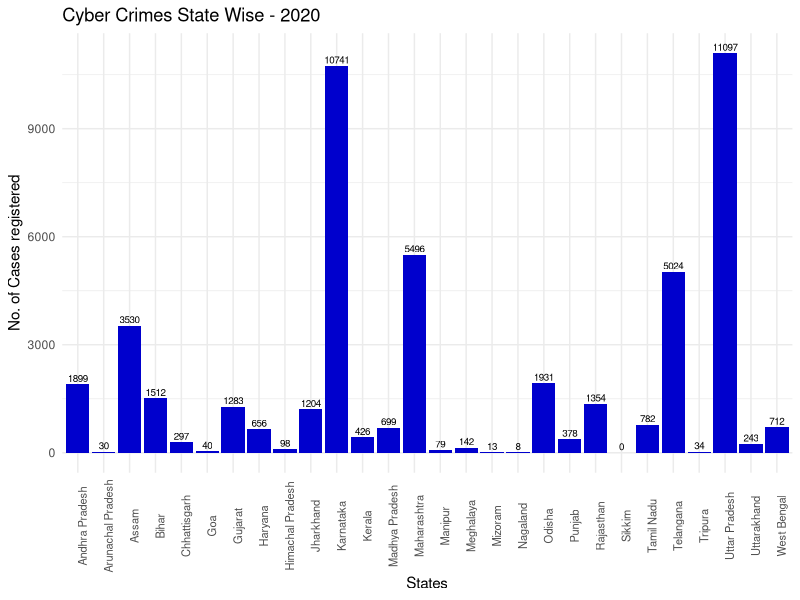
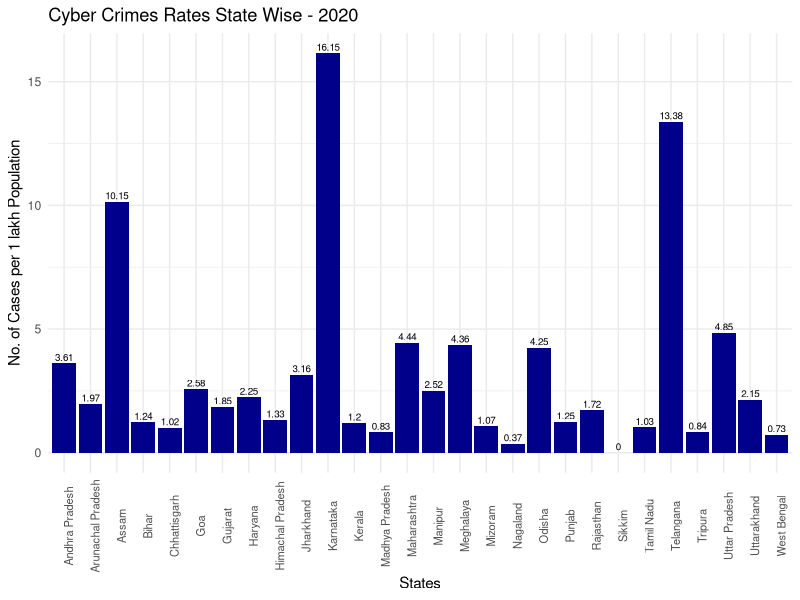
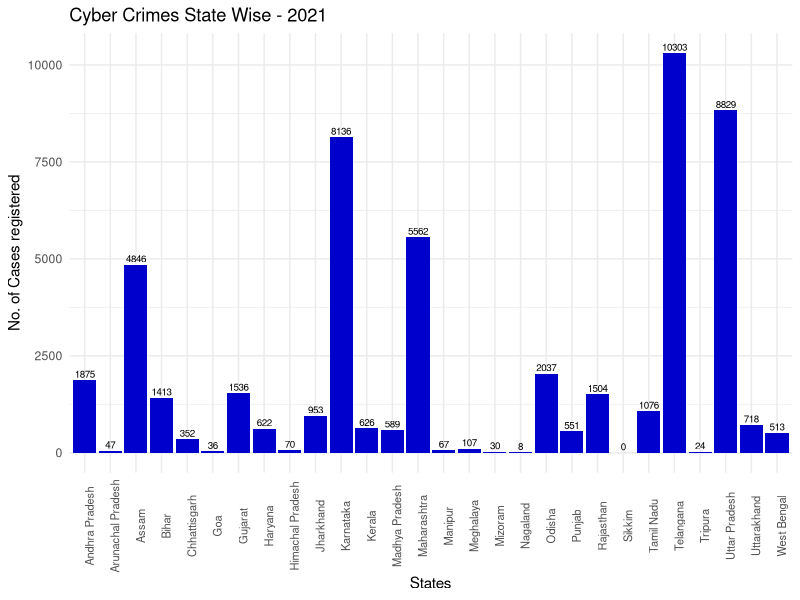
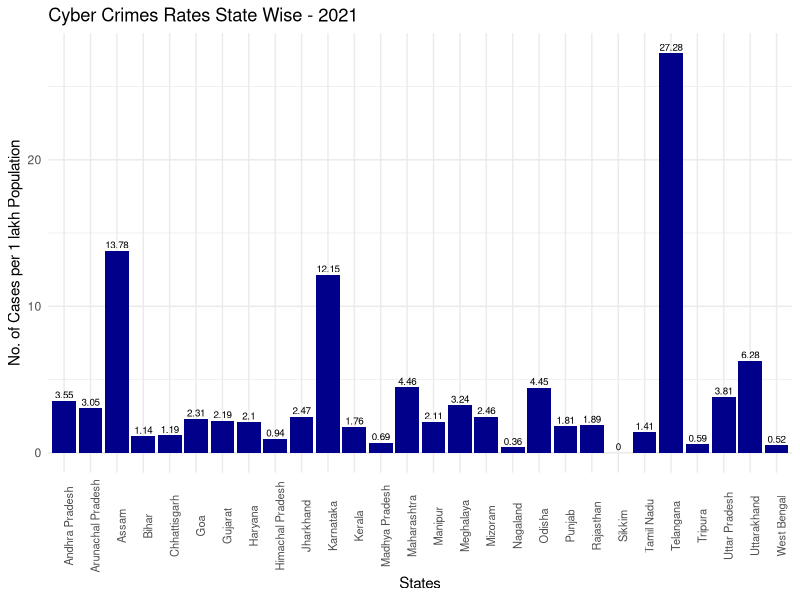
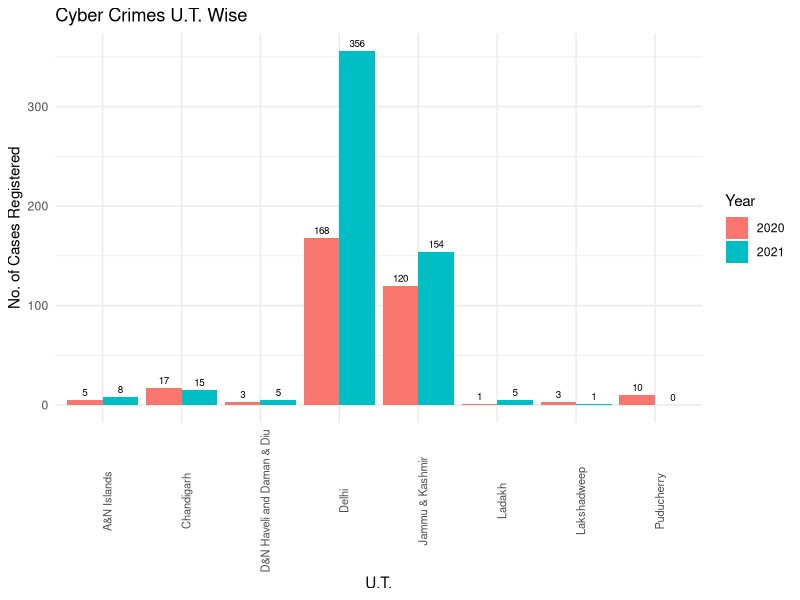
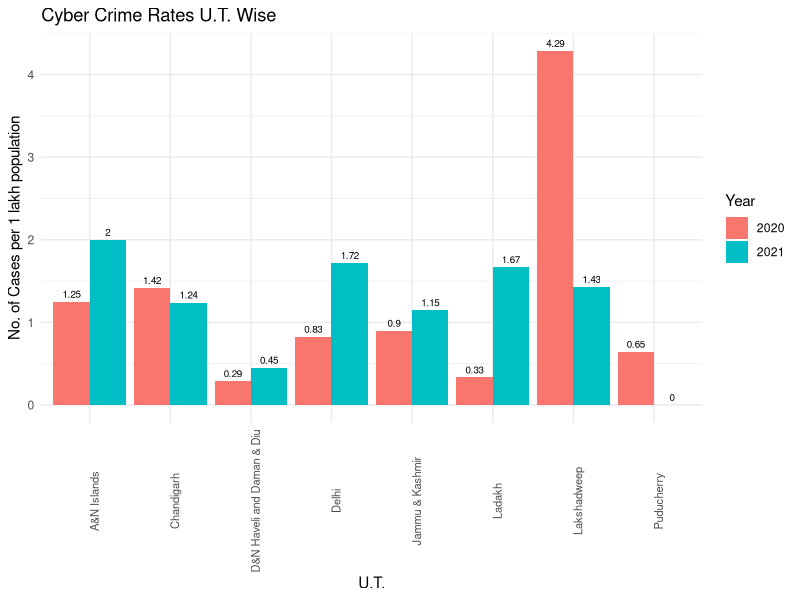
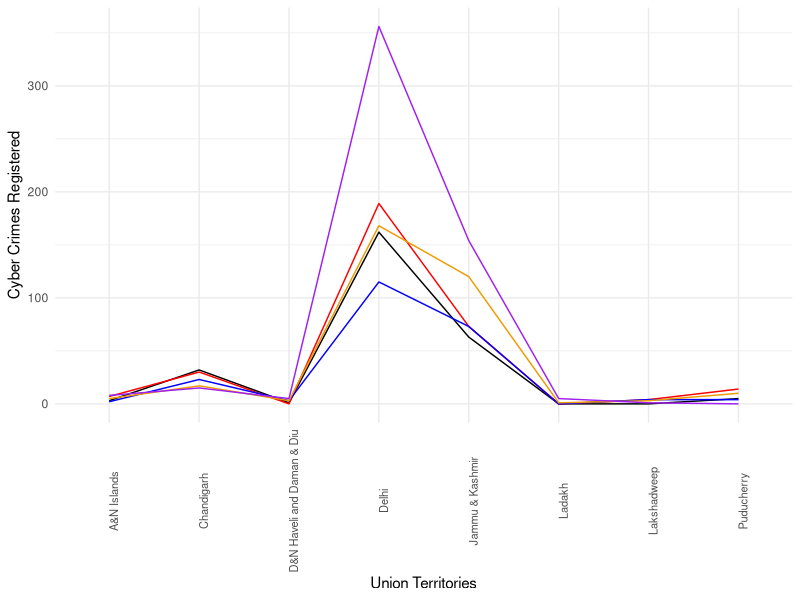
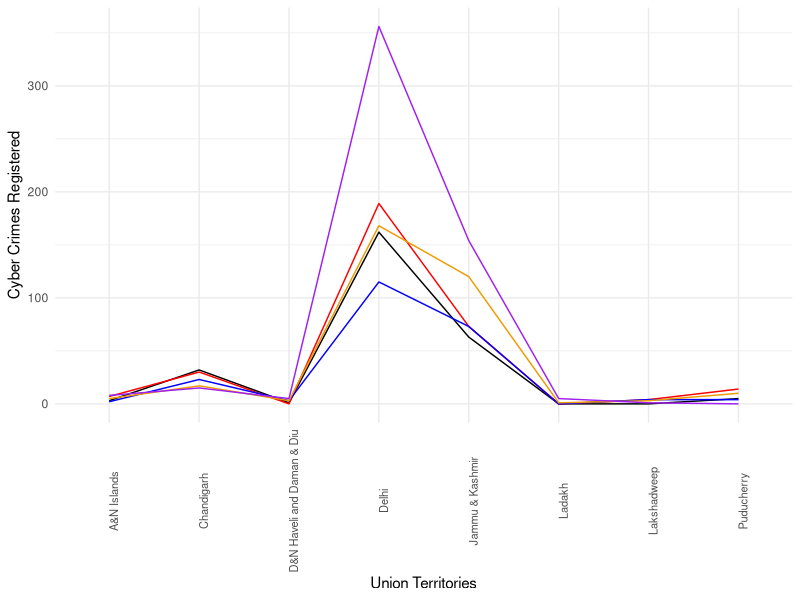

These charts were generated, in order, by the following R code:
rm(list = ls())
library(readxl)
library(ggplot2)

df = read_excel("TABLE 9A.1.xlsx")
df$cases_reg2019 = as.numeric(df$cases_reg2019)
df = cbind(df, rate2019 = df$cases_reg2019/ df$proj_popln2019  ,rate2020 = df$cases_reg2020/ df$proj_popln2020 , rate2021 = df$cases_reg2021/ df$proj_popln2021 )

bardiag = function(df, ax, ay, cl, tit, val_lab, x_lab, y_lab ){
  bard = ggplot(data=df, aes(x = ax, y = ay ) ) +
    geom_bar(stat="identity", fill = cl)+theme_minimal()+ geom_text(aes(label= val_lab ), vjust= -0.3, size=2.5)+
    theme(axis.text.x = element_text(angle = 90, size = 8))+ ggtitle(tit) +
    xlab(x_lab) + ylab(y_lab)
  return(bard)
}


#2021
barst2021 = bardiag(df[1:28,], ax = df$state_ut[1:28], ay = df$cases_reg2021[1:28], "blue3", 
                    "Cyber Crimes State Wise - 2021", df$cases_reg2021[1:28], 
                    "States", "No. of Cases registered" )

barst2021r = bardiag(df[1:28,], ax = df$state_ut[1:28], ay = df$rate2021[1:28], "blue4", 
                     "Cyber Crimes Rates State Wise - 2021", round(df$rate2021[1:28],2) , 
                     "States", "No. of Cases per 1 lakh Population" )
#2020
barst2020 = bardiag(df[1:28,], ax = df$state_ut[1:28], ay = df$cases_reg2020[1:28], "blue3", 
                    "Cyber Crimes State Wise - 2020", df$cases_reg2020[1:28], 
                    "States", "No. of Cases registered" )

barst2020r = bardiag(df[1:28,], ax = df$state_ut[1:28], ay = df$rate2020[1:28], "blue4", 
                     "Cyber Crimes Rates State Wise - 2020", round(df$rate2020[1:28],2) , 
                     "States", "No. of Cases per 1 lakh Population" )

# barut2021 = bardiag(df[31:38,], ax = df$state_ut[31:38], ay = df$cases_reg2021[31:38], "steelblue4", 
#                     "Cyber Crimes U.T. Wise - 2021", df$cases_reg2021[31:38] , 
#                     "U.T.", "No. of cases registered" )
# 
# barut2021r = bardiag(df[31:38,], ax = df$state_ut[31:38], ay = df$rate2021[31:38], "blue4", 
#                      "Cyber Crimes Rates U.T. Wise - 2021", round(df$rate2021[31:38],2) , 
#                      "U.T.", "No. of Cases per 1 lakh Population" )




moddf = function(df, fact , val){
  df2 <- tidyr::pivot_longer(df, cols = fact, names_to = 'Year',  values_to = val )
  for (i in 1:92) {
    if (df2$Year[i] == fact[1]) {
      df2$Year[i] = "2020"
    } else{
      df2$Year[i] = "2021"
    }
  }
  return(df2)
}

dfc = moddf(df, c("cases_reg2020", "cases_reg2021"), "cases" )
dfr = moddf(df, c("rate2020", "rate2021"), "rates" )


barut2020_21 =  ggplot(dfc[61:76,], aes(x= state_ut, y = cases, fill = Year)) +
  geom_bar(stat='identity', position='dodge') + theme_minimal() + geom_text(aes(label = cases ),vjust = -0.5, position = position_dodge(.9), size=2.5)+
  theme(axis.text.x = element_text(angle = 90, size = 8))+ ggtitle("Cyber Crimes U.T. Wise") +
  xlab("U.T.") + ylab("No. of Cases Registered")

barut2020_21r  = ggplot(dfr[61:76,], aes(x= state_ut, y = rates, fill = Year)) +
  geom_bar(stat='identity', position='dodge') + theme_minimal() + geom_text(aes(label = round(rates,2) ),vjust = -0.5, position = position_dodge(.9), size=2.5)+
  theme(axis.text.x = element_text(angle = 90, size = 8))+ ggtitle("Cyber Crime Rates U.T. Wise") +
  xlab("U.T.") + ylab("No. of Cases per 1 lakh population")


state5yr = function(state){
  dfmajor = read.csv("majorst.csv")
  
  yr = c("2017", "2018","2019","2020","2021")
  st = dfmajor[which(dfmajor$state_ut == state),]
  
  st = data.frame(year = yr, cases = as.numeric(st[,2:6]), rates = as.numeric(st[,2:6])/as.numeric(st[,7:11])  )
  st
}
telangana = state5yr("Telangana")
karnataka = state5yr("Karnataka")
maharashtra = state5yr("Maharashtra")
assam = state5yr("Assam")
uttar_pradesh = state5yr("Uttar Pradesh")

statelist = list(telangana, karnataka, maharashtra, assam, uttar_pradesh)
nam = c("Telangana", "Karnataka", "Maharashtra","Assam", "Uttar Pradesh")
names(statelist) = nam

trend_plot = function(state, tit, cs){
  trend_state = ggplot(data = state, aes(x = year, y = cs, group=1)) +
    geom_line(color="red") + geom_point() + theme_minimal() + geom_text(aes(label = round(cs,2) ), vjust= -0.5, size=2.5)+
    theme(axis.text.x = element_text(angle = 90, size = 8))+ ggtitle(tit) +
    xlab("Year") + ylab("No. of Cases registered")+scale_x_discrete(labels = as.character(state$year), breaks = state$year)
  
  return(trend_state)
}



uts = read_excel("TABLE 9A.1.xlsx", sheet = "Sheet2")
uttrend = ggplot(data = uts, aes(x = ut, group = 1))+geom_line(aes(y = y2017), color = "black")+
  geom_line(aes(y = y2018), color = "red")+
  geom_line(aes(y = y2019), color = "blue")+
  geom_line(aes(y = y2020), color = "orange2")+
  geom_line(aes(y = y2021), color = "purple")+theme_minimal()+theme(axis.text.x = element_text(angle = 90, size = 8))+
  ylab("Cyber Crimes Registered")+xlab("Union Territories")+scale_color_manual(values=c("black","red","blue","orange2", "purple"))

cols = c("black", "red", "blue", "orange2", "purple")
uttrend2 = ggplot(data = uts, aes(x = ut, group = 1))+geom_line(aes(y = y2017), color = "black")+
  geom_line(aes(y = y2018), color = "red")+
  geom_line(aes(y = y2019), color = "blue")+
  geom_line(aes(y = y2020), color = "orange2")+
  geom_line(aes(y = y2021), color = "purple")+theme_minimal()+theme(axis.text.x = element_text(angle = 90, size = 8))+
  ylab("Cyber Crimes Registered")+xlab("Union Territories")
